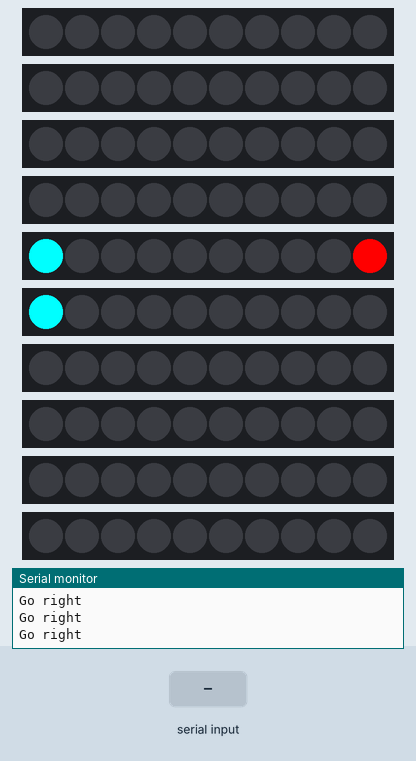
The sketch below on a simulated Arduino Uno, built with avr-gcc and run on an emulated ATmega328P. Shown: 10 × 10 RGB LEDs in strip order, left to right, the last lines printed to the serial monitor. The test bench sets the inputs (shaded band). Random numbers use the default seed unless the sketch sets one.

Above: at 1.2 s.
1.3 s: "dir_up" received over Serial
At 2.0 s:
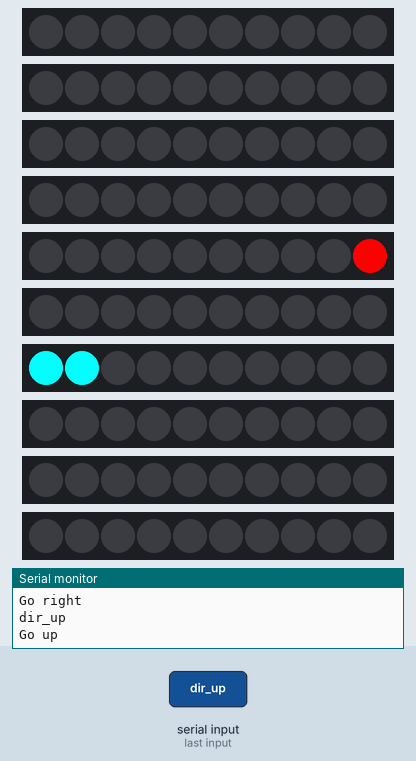
4.3 s: "dir_right" received over Serial
At 4.89 s:
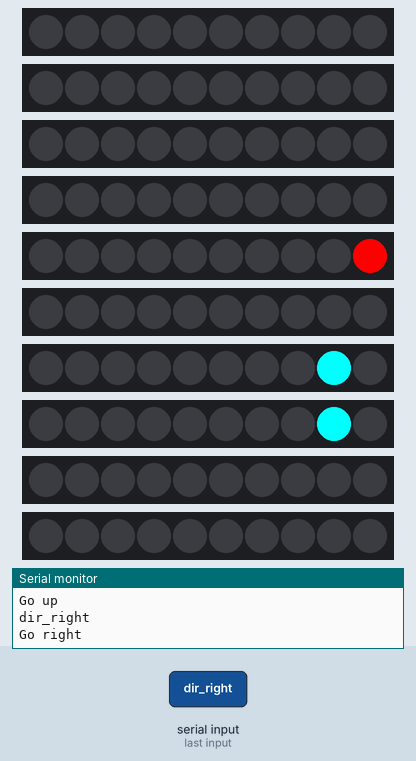
7.2 s: "dir_down" received over Serial
At 7.79 s:
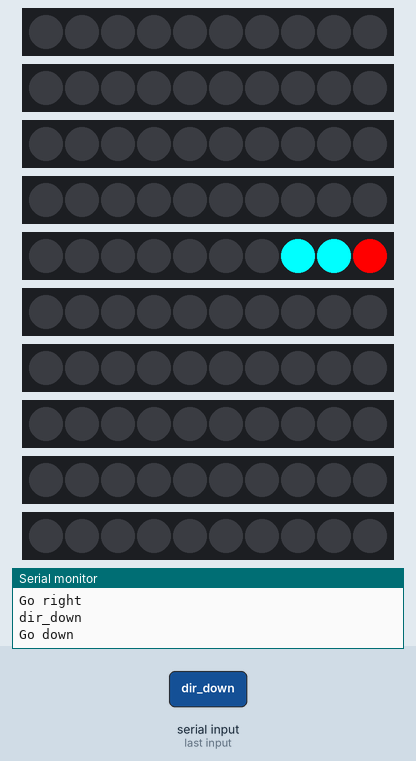
10.1 s: "1" received over Serial
At 11.6 s:
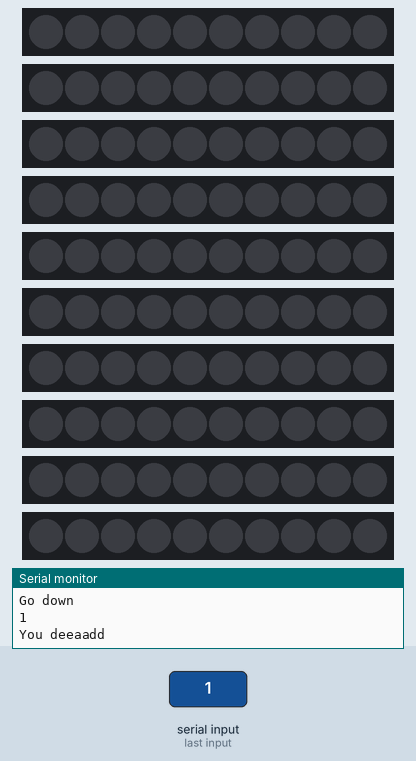
13.1 s: "dir_up" received over Serial
At 15.43 s:
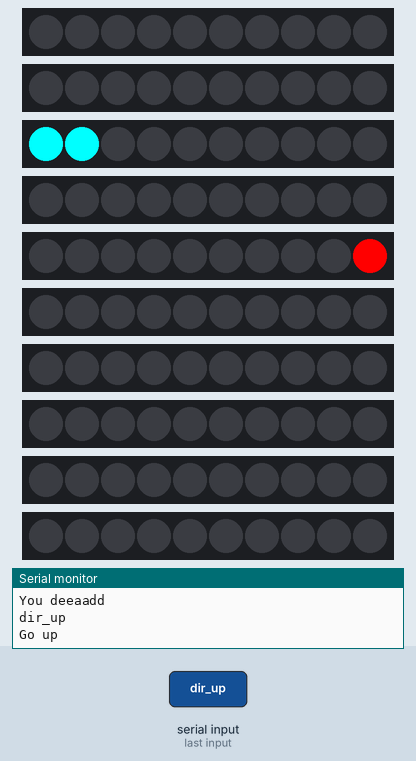
16.1 s: "dir_left" received over Serial
At 16.88 s:
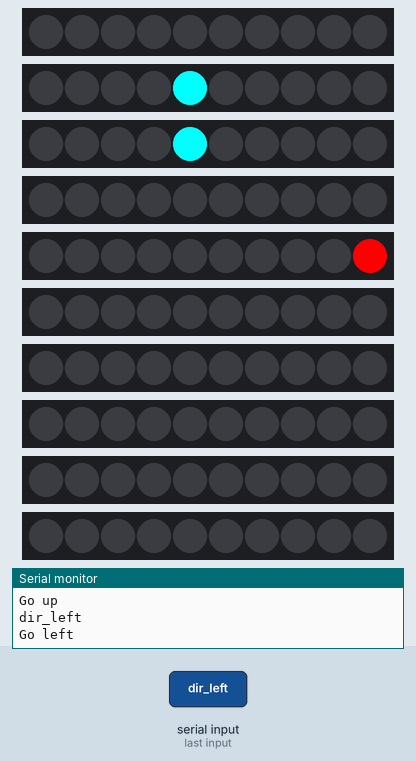

Measured:
- what the display in image 4 shows lasts 2.0 s, from 10.5 s to 12.5 s

The sketch:

core.ino
```cpp
#include <Adafruit_NeoPixel.h>

#define PIN 6

// Parameter 1 = number of pixels in strip0
// Parameter 2 = pin number (most are valid)
// Parameter 3 = pixel type flags, add together as needed:
//   NEO_RGB     Pixels are wired for RGB bitstream
//   NEO_GRB     Pixels are wired for GRB bitstream
//   NEO_KHZ400  400 KHz bitstream (e.g. FLORA pixels)
//   NEO_KHZ800  800 KHz bitstream (e.g. High Density LED strip0)
Adafruit_NeoPixel strip0 = Adafruit_NeoPixel(10, 2, NEO_GRB + NEO_KHZ800);
Adafruit_NeoPixel strip1 = Adafruit_NeoPixel(10, 3, NEO_GRB + NEO_KHZ800);
Adafruit_NeoPixel strip2 = Adafruit_NeoPixel(10, 4, NEO_GRB + NEO_KHZ800);
Adafruit_NeoPixel strip3 = Adafruit_NeoPixel(10, 5, NEO_GRB + NEO_KHZ800);
Adafruit_NeoPixel strip4 = Adafruit_NeoPixel(10, 6, NEO_GRB + NEO_KHZ800);
Adafruit_NeoPixel strip5 = Adafruit_NeoPixel(10, 7, NEO_GRB + NEO_KHZ800);
Adafruit_NeoPixel strip6 = Adafruit_NeoPixel(10, 8, NEO_GRB + NEO_KHZ800);
Adafruit_NeoPixel strip7 = Adafruit_NeoPixel(10, 9, NEO_GRB + NEO_KHZ800);
Adafruit_NeoPixel strip8 = Adafruit_NeoPixel(10, 10, NEO_GRB + NEO_KHZ800);
Adafruit_NeoPixel strip9 = Adafruit_NeoPixel(10, 11, NEO_GRB + NEO_KHZ800);

//Added comment to test GitHub

struct snakeType
{
    int xCo;
    int yCo;
};

const uint32_t red = strip0.Color(255, 0,0);
const uint32_t turq = strip0.Color(0,255,255);
const uint32_t pink = strip0.Color(255, 51, 153);
const uint32_t blue = strip0.Color(0, 0, 255);
const uint32_t orange = strip0.Color(255, 128, 0);
const uint32_t green = strip0.Color(0, 255,0);
const uint32_t white = strip0.Color(255, 255, 255);
const uint32_t yellow = strip0.Color(255, 255, 0);
const uint32_t purple = strip0.Color(153, 0, 153);

//max length of snake
snakeType snake [30];
int snakeLength = 2;
uint32_t gblColour = turq;
uint32_t foodColour = red;
int randX;
int randY;

int score=0;

//higher is easier
int difficulty = 300;

//set the default starting direction
String incoming = "dir_right";

void setup() {
  //Strip setup
  strip0.begin();
  strip1.begin();
  strip2.begin();
  strip3.begin();
  strip4.begin();
  strip5.begin();
  strip6.begin();
  strip7.begin();
  strip8.begin();
  strip9.begin();

  snake[0].xCo = 2;
  snake[0].yCo = 0;
  snake[1].xCo = 1;
  snake[1].yCo = 0;
  setBox(snake[0].xCo,snake[0].yCo, gblColour);
  randomSeed(analogRead(0));

  //UART setup
  Serial.begin(9600);
  Serial.setTimeout(20);
  genFood();
}

void loop() {
  while (Serial.available() > 0) {
      incoming = Serial.readString();
      Serial.println(incoming);
      }
  //delay between snake moving
  delay(difficulty);
  clearAll();

  //snake[0] is the snake head

  if (incoming.startsWith("dir_up")) {
       Serial.println("Go up");
       if (snake[0].yCo < 9){
           snake[0].yCo++;
         }
       else {
           snake[0].yCo = 0;
         }
     }
   if (incoming.startsWith("dir_down")) {
         Serial.println("Go down");
         if (snake[0].yCo >0){
             snake[0].yCo--;
           }
         else {
             snake[0].yCo = 9;
           }
       }
  if (incoming.startsWith("dir_right")) {
         Serial.println("Go right");
         if (snake[0].xCo < 9){
             snake[0].xCo++;
           }
         else {
             snake[0].xCo = 0;
           }
       }
   if (incoming.startsWith("dir_left")) {
     Serial.println("Go left");
     if (snake[0].xCo > 0){
         snake[0].xCo--;
       }
     else {
         snake[0].xCo = 9;
       }
   }

   //colour changers
   if (incoming.endsWith("clr_blue")) {
     Serial.println("Change to blue");
     gblColour = blue;
   }
   if (incoming.endsWith("clr_green")) {
     Serial.println("Change to green");
     gblColour = green;
   }
   if (incoming.endsWith("clr_red")) {
     Serial.println("Change to red");
     gblColour = red;
   }
   if (incoming.endsWith("clr_turq")) {
     Serial.println("Change to turq");
     gblColour = turq;
   }
   if (incoming.endsWith("clr_pink")) {
     Serial.println("Change to pink");
     gblColour = pink;
   }
   if (incoming.endsWith("clr_orange")) {
     Serial.println("Change to orange");
     gblColour = orange;
   }
   if (incoming.endsWith("clr_white")) {
     Serial.println("Change to white");
     gblColour = white;
   }
   if (incoming.endsWith("clr_yellow")) {
     Serial.println("Change to yellow");
     gblColour = yellow;
   }
   if (incoming.endsWith("clr_purple")) {
     Serial.println("Change to purple");
     gblColour = purple;
   }


   checkImpact();
   setBox(snake[0].xCo,snake[0].yCo, gblColour);
   setBox(randX,randY,foodColour);
   snakeShift();

   if ((snake[0].xCo == randX) && (snake[0].yCo == randY)){
     //snake has eaten food
     score=score+1;
     snakeLength++;
     genFood();
   }
  }

void checkImpact(){
  for (int i=1;i<snakeLength;i++){
      if ((snake[0].xCo == snake[i].xCo) && (snake[0].yCo == snake[i].yCo)){
        Serial.println("You deeaadd");
        died();
    };
  }
}

void died(){
  delay(2000);
  score=0;
  snakeLength=2;
  snake[0].xCo = 2;
  snake[0].yCo = 0;
  snake[1].xCo = 1;
  snake[1].yCo = 0;
}


void clearAll(){
  for (int i=0;i<10;i++){
    for (int j=0;j<10;j++){
      setBox(i,j,0);
    };
  };
}

void snakeShift(){
  for (int i=snakeLength; i>0; i--){
    snake[i] = snake[i-1];
    setBox(snake[i].xCo,snake[i].yCo, gblColour);
  };
}

void genFood(){
  randX = random(10);
  randY = random(10);
 }


void setBox(int strip, int pixel, uint32_t colour) {
  switch (strip)
  {
    case 0:
      strip0.setPixelColor(pixel, colour);
      strip0.show();
      break;
    case 1:
      strip1.setPixelColor(pixel,colour);
      strip1.show();
      break;
    case 2:
      strip2.setPixelColor(pixel,colour);
      strip2.show();
      break;
    case 3:
      strip3.setPixelColor(pixel,colour);
      strip3.show();
      break;
    case 4:
      strip4.setPixelColor(pixel,colour);
      strip4.show();
      break;
    case 5:
      strip5.setPixelColor(pixel,colour);
      strip5.show();
      break;
    case 6:
      strip6.setPixelColor(pixel,colour);
      strip6.show();
      break;
    case 7:
      strip7.setPixelColor(pixel,colour);
      strip7.show();
      break;
    case 8:
      strip8.setPixelColor(pixel,colour);
      strip8.show();
      break;
    case 9:
      strip9.setPixelColor(pixel,colour);
      strip9.show();
      break;
  }
}
```
